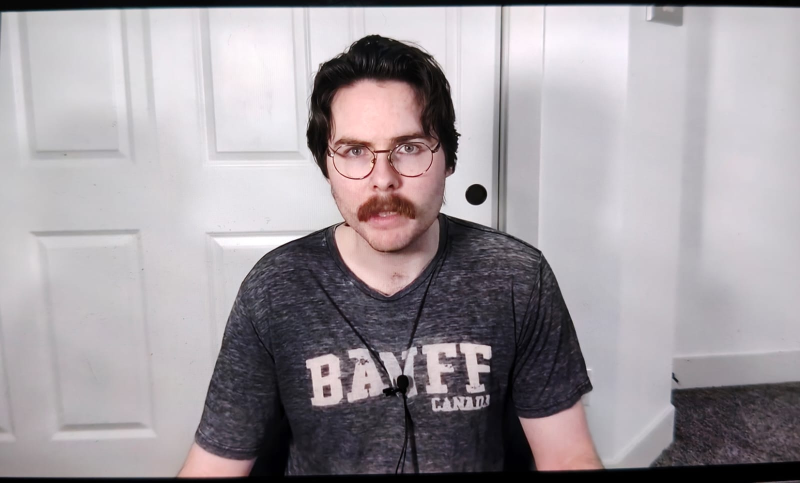
#> input picture data/fake/WhatsApp Image 2026-07-02 at 20.46.46 (1).jpeg, 1600 x 965 px (shown at 1/2 size)
$ python predict_calibrated.py 'data/fake/WhatsApp Image 2026-07-02 at 20.46.46 (1).jpeg'
#> lines starting #> are read from the running program, lines starting #| are printed output that depends on the picture; after the words box and inside, x2 and y2 are one past the last pixel; in counts of white or black regions, pixels touching at a corner belong together
### features.py
import numpy as np
from PIL import Image, ImageFilter
from scipy.ndimage import sobel

MAX_DIM = 512


def load_image(path):
    img = Image.open(path).convert("RGB")
#> img is the input picture: PIL image 1600x965 RGB; mean R, G, B 160.7, 154.3, 159.2
    w, h = img.size
#> w = 1600; h = 965
    scale = MAX_DIM / max(w, h)
#> scale = 0.32
    if scale < 1.0:
        img = img.resize((max(1, int(w * scale)), max(1, int(h * scale))), Image.BILINEAR)
#> img: PIL image 512x308 RGB
    rgb = np.asarray(img, dtype=np.uint8)
    gray = np.asarray(img.convert("L"), dtype=np.float32)
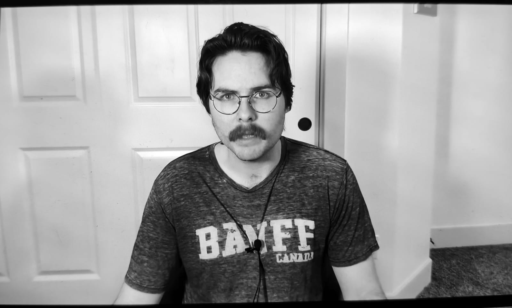
#> gray: shape (308, 512) float32; min 0, max 255, mean 156.7
    return gray, rgb


def pixel_grid_score(gray):

    gx = sobel(gray, axis=1)
    gy = sobel(gray, axis=0)

    vert = np.mean(np.abs(gx))
    hori = np.mean(np.abs(gy))

    fx = np.abs(np.fft.rfft(np.mean(np.abs(gx), axis=0)))
    fy = np.abs(np.fft.rfft(np.mean(np.abs(gy), axis=1)))

    fx[0] = 0
    fy[0] = 0

    peak = max(fx.max(), fy.max())
    avg = (fx.mean() + fy.mean()) / 2.0 + 1e-6

    score = peak / avg

    return float(np.clip((score - 5.0) / 15.0, 0.0, 1.0))

# [18 lines left out: function highlight_score, not called in this run]


def banding_score(rgb):
    gray = np.asarray(Image.fromarray(rgb).convert("L"), dtype=np.float32)

    blurred = np.asarray(Image.fromarray(gray.astype(np.uint8)).filter(ImageFilter.GaussianBlur(2)), dtype=np.float32)
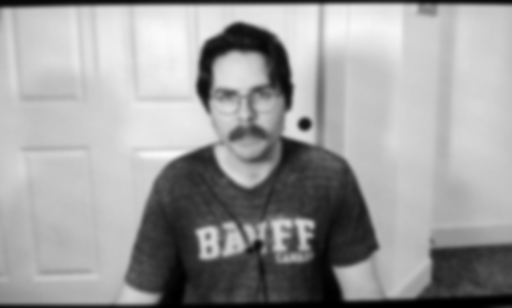
#> blurred: shape (308, 512) float32; min 0, max 250, mean 156.7
    local_var = (gray - blurred) ** 2
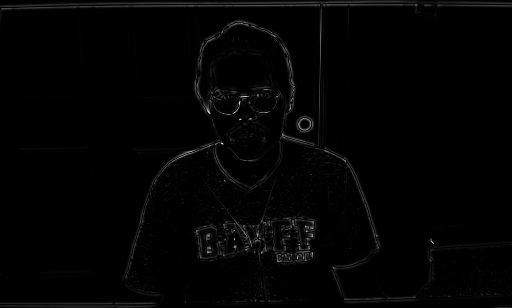
#> local_var: shape (308, 512) float32; min 0, max 10000, mean 127.9; drawn with min black and max white
    smooth_mask = local_var < np.percentile(local_var, 50)
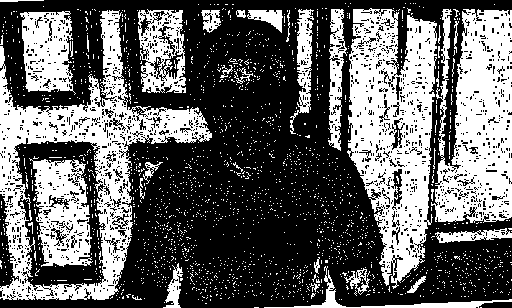
#> smooth_mask: shape (308, 512) bool; 39.2% white; 2002 white regions (1966 under 20 px), largest, box (x1, y1, x2, y2) and area: (0, 10, 212, 300) 15264, (347, 8, 437, 289) 14874, (431, 9, 512, 223) 11760

    if smooth_mask.sum() < 200:
        return 0.0

    gx = np.diff(gray, axis=1)
    gy = np.diff(gray, axis=0)
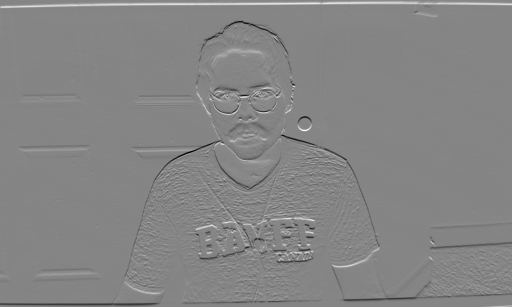
#> gy: shape (307, 512) float32; min -150, max 136, mean 0; drawn with min black and max white

    gx_mask = smooth_mask[:, :-1] & smooth_mask[:, 1:]
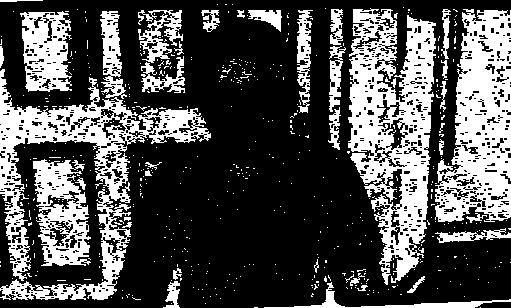
#> gx_mask: shape (308, 511) bool; 31.7% white; 578 white regions (539 under 20 px), largest, box (x1, y1, x2, y2) and area: (348, 8, 436, 285) 12781, (0, 69, 211, 300) 11205, (435, 9, 511, 222) 9873
    gy_mask = smooth_mask[:-1, :] & smooth_mask[1:, :]
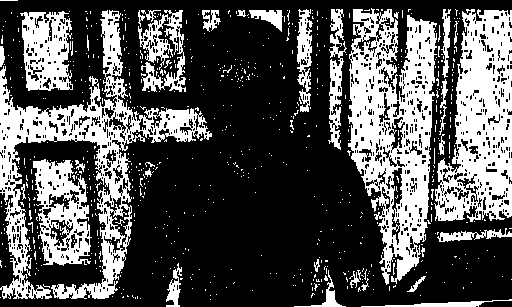
#> gy_mask: shape (307, 512) bool; 32.6% white; 720 white regions (685 under 20 px), largest, box (x1, y1, x2, y2) and area: (348, 8, 437, 285) 13129, (0, 10, 212, 299) 12638, (434, 9, 512, 222) 10113

    all_diffs = np.concatenate([gx[gx_mask], gy[gy_mask]])
    if all_diffs.size < 100:
        return 0.0

    exact_zero_frac = float(np.mean(all_diffs == 0))
#> exact_zero_frac = 0.683
    return float(np.clip((exact_zero_frac - 0.03) / 0.25, 0.0, 1.0))


def extract_features(path):
    gray, rgb = load_image(path)
    return {
        "banding": banding_score(rgb),
        "pixelgrid" : pixel_grid_score(gray),
    }
#> in pixel_grid_score, `vert = np.mean(np.abs(gx))`: vert = 24.38
#> in pixel_grid_score, `hori = np.mean(np.abs(gy))`: hori = 29.16
#> in pixel_grid_score, `fx = np.abs(np.fft.rfft(np.mean(np.abs(gx), axis=0)))`: fx = 257 values, max 12481.8 at index 0, min 1.9 at index 246, mean 252
#> in pixel_grid_score, `fy = np.abs(np.fft.rfft(np.mean(np.abs(gy), axis=1)))`: fy = 155 values, max 8981.6 at index 0, min 3.59 at index 154, mean 559.9
#> in pixel_grid_score, `peak = max(fx.max(), fy.max())`: peak = 6275.7
#> in pixel_grid_score, `avg = (fx.mean() + fy.mean()) / 2.0 + 1e-6`: avg = 352.7
#> in pixel_grid_score, `score = peak / avg`: score = 17.79

### predict_calibrated.py
import sys
from features import extract_features

COEF = {"banding": 0.507830,"pixelgrid" : -0.913214}
INTERCEPT = 0.341730
THRESHOLD = 0.514330


def predict(path):
    f = extract_features(path)
#> f = {'banding': 1, 'pixelgrid': 0.853}
    z = sum(COEF[k] * f[k] for k in COEF) + INTERCEPT
#> z = 0.0707
    prob = 1.0 / (1.0 + pow(2.718281828, -z))
#> prob = 0.518
    return prob


if __name__ == "__main__":
    if len(sys.argv) != 2:
        sys.exit(1)
    score = predict(sys.argv[1])
#> score = 0.518
    label = "SCREEN" if score >= THRESHOLD else "REAL"
#> label = 'SCREEN'
    print(f"{score:.4f}  ({label})")
#| 0.5177  (SCREEN)

$ run again, on data/fake/WhatsApp Image 2026-07-02 at 20.46.46 (3).jpeg
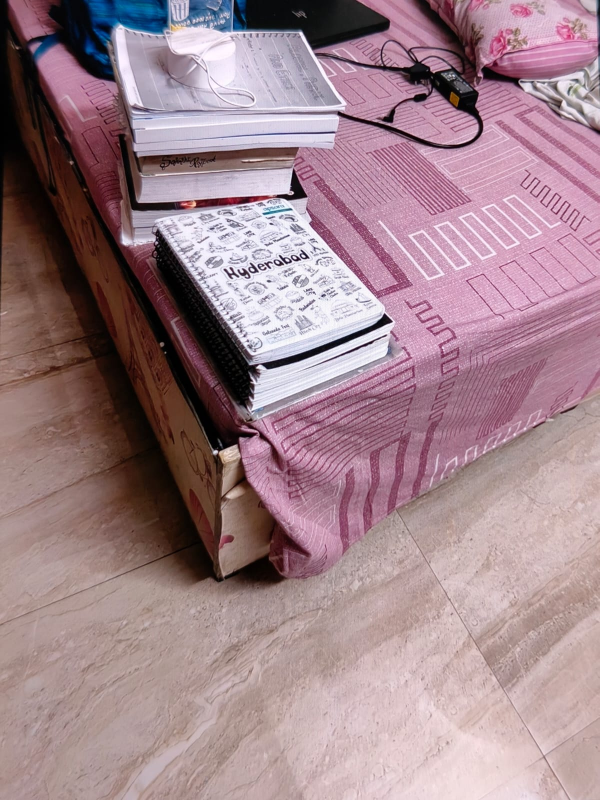
#> input picture data/fake/WhatsApp Image 2026-07-02 at 20.46.46 (3).jpeg, 1199 x 1600 px (shown at 1/2 size)
#> in load_image, img is the input picture: PIL image 1199x1600 RGB; mean R, G, B 159.4, 131.4, 139.1
#> img: PIL image 383x512 RGB
#> in banding_score, `smooth_mask = local_var < np.percentile(local_var, 50)`:
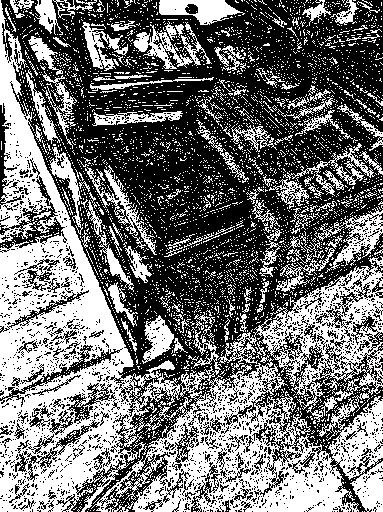
#> smooth_mask: shape (512, 383) bool; 44.5% white; 4262 white regions (4123 under 20 px), largest, box (x1, y1, x2, y2) and area: (0, 0, 383, 512) 57380, (314, 207, 383, 273) 1265, (159, 0, 245, 25) 1210
#> gx_mask: shape (512, 382) bool; 30.7% white; 2954 white regions (2782 under 20 px), largest, box (x1, y1, x2, y2) and area: (0, 3, 133, 512) 22721, (153, 406, 356, 512) 7112, (256, 266, 382, 364) 2547
#> in banding_score, `gy_mask = smooth_mask[:-1, :] & smooth_mask[1:, :]`:
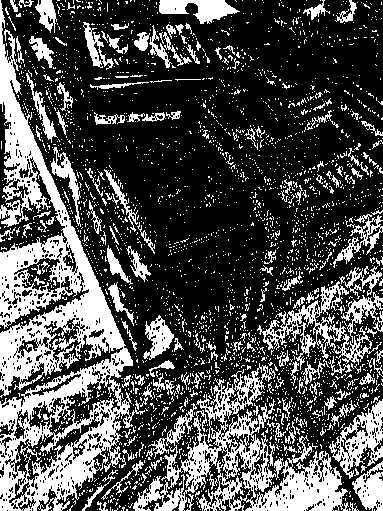
#> gy_mask: shape (511, 383) bool; 30.8% white; 2889 white regions (2713 under 20 px), largest, box (x1, y1, x2, y2) and area: (0, 0, 145, 511) 22964, (133, 363, 349, 511) 9551, (257, 281, 382, 370) 2291
#> exact_zero_frac = 0.205
#> vert = 36.04
#> hori = 43.33
#> fx = 192 values, max 13805.1 at index 0, min 4.55 at index 180, mean 169.1
#> fy = 257 values, max 22183.4 at index 0, min 9.61 at index 228, mean 303.4
#> peak = 6795
#> avg = 157.1
#> in pixel_grid_score, `score = peak / avg`: score = 43.24
#> f = {'banding': 0.702, 'pixelgrid': 1}
#> z = -0.215
#> prob = 0.446
#> label = 'REAL'
#| 0.4464  (REAL)

$ run again, on data/fake/WhatsApp Image 2026-07-02 at 20.46.47 (1).jpeg
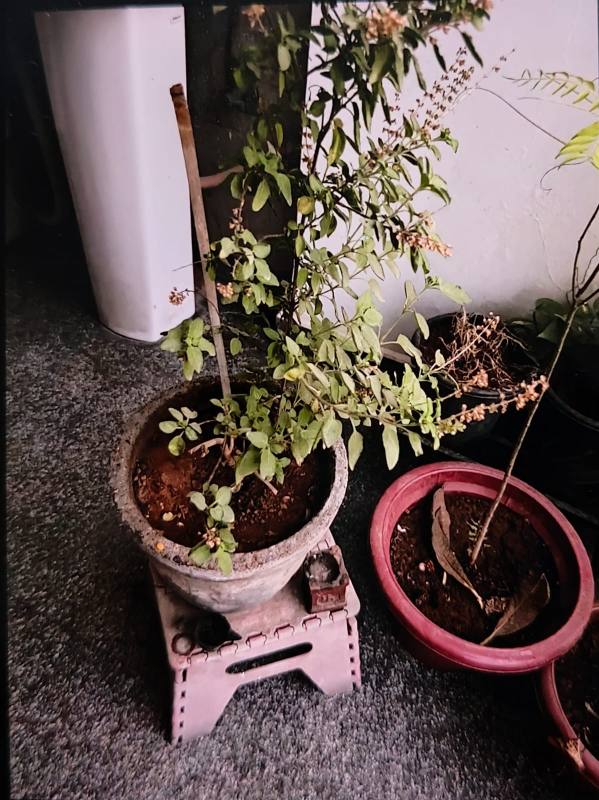
#> input picture data/fake/WhatsApp Image 2026-07-02 at 20.46.47 (1).jpeg, 1198 x 1600 px (shown at 1/2 size)
#> in load_image, img is the input picture: PIL image 1198x1600 RGB; mean R, G, B 100, 84.6, 81.8
#> img: PIL image 383x512 RGB
#> in banding_score, `smooth_mask = local_var < np.percentile(local_var, 50)`:
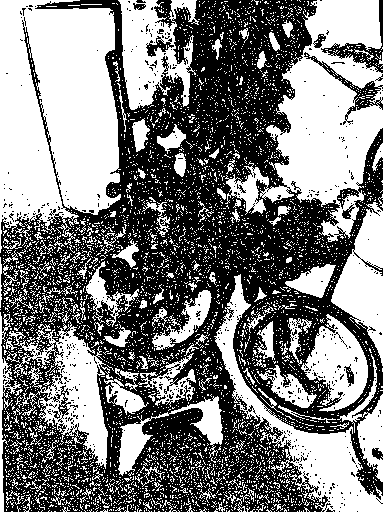
#> smooth_mask: shape (512, 383) bool; 49.1% white; 4863 white regions (4710 under 20 px), largest, box (x1, y1, x2, y2) and area: (0, 0, 121, 253) 23600, (225, 0, 383, 242) 16799, (214, 274, 383, 512) 7375
#> gx_mask: shape (512, 382) bool; 39.3% white; 2532 white regions (2449 under 20 px), largest, box (x1, y1, x2, y2) and area: (0, 0, 120, 226) 22622, (266, 55, 382, 205) 9847, (214, 275, 382, 512) 6293
#> gy_mask: shape (511, 383) bool; 40% white; 2618 white regions (2528 under 20 px), largest, box (x1, y1, x2, y2) and area: (0, 0, 121, 252) 22847, (266, 0, 383, 206) 13968, (215, 274, 383, 511) 6374
#> exact_zero_frac = 0.39
#> in pixel_grid_score, `gy = sobel(gray, axis=0)`:
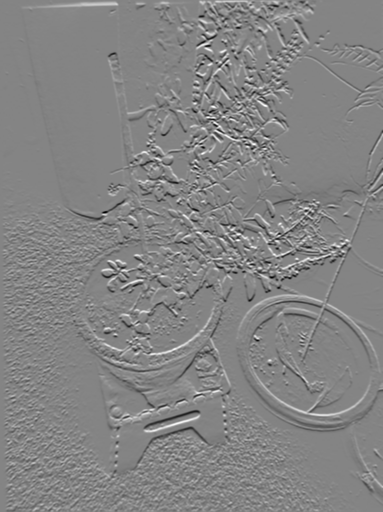
#> gy: shape (512, 383) float32; min -802, max 745, mean 0.2; drawn with min black and max white
#> vert = 72.12
#> hori = 57.79
#> fx = 192 values, max 27623.3 at index 0, min 7.54 at index 132, mean 405.6
#> fy = 257 values, max 29589.4 at index 0, min 8.4 at index 225, mean 305.9
#> peak = 8640
#> avg = 226.2
#> in pixel_grid_score, `score = peak / avg`: score = 38.19
#> f = {'banding': 1, 'pixelgrid': 1}
#> z = -0.0637
#> prob = 0.484
#> label = 'REAL'
#| 0.4841  (REAL)

$ run again, on data/fake/WhatsApp Image 2026-07-02 at 20.46.47 (2).jpeg
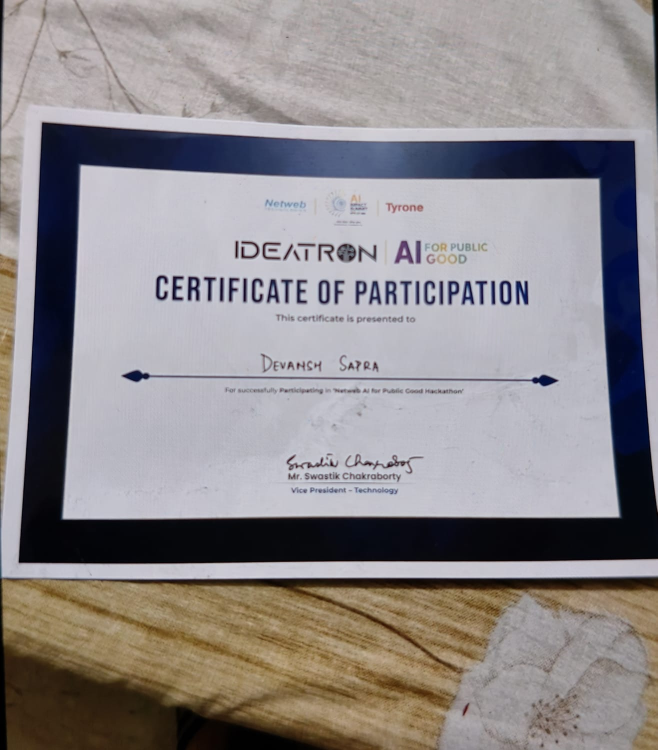
#> input picture data/fake/WhatsApp Image 2026-07-02 at 20.46.47 (2).jpeg, 1315 x 1500 px (shown at 1/2 size)
#> in load_image, img is the input picture: PIL image 1315x1500 RGB; mean R, G, B 142.3, 137.3, 138.8
#> img: PIL image 448x512 RGB
#> smooth_mask: shape (512, 448) bool; 47.6% white; 3668 white regions (3509 under 20 px), largest, box (x1, y1, x2, y2) and area: (47, 118, 417, 350) 54326, (18, 89, 448, 380) 23145, (268, 0, 445, 89) 5296
#> gx_mask: shape (512, 447) bool; 39.9% white; 2693 white regions (2617 under 20 px), largest, box (x1, y1, x2, y2) and area: (48, 118, 416, 350) 50630, (18, 89, 447, 380) 22317, (6, 451, 118, 512) 4099
#> in banding_score, `gy_mask = smooth_mask[:-1, :] & smooth_mask[1:, :]`:
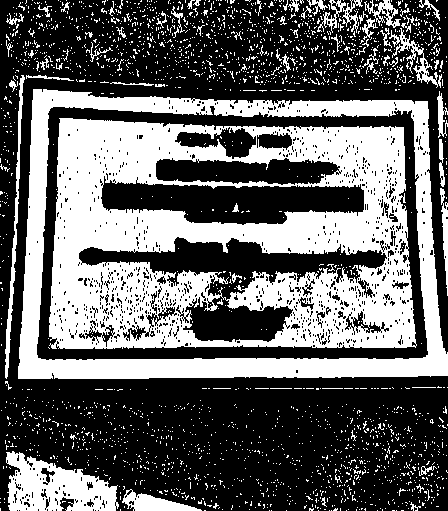
#> gy_mask: shape (511, 448) bool; 38.9% white; 2347 white regions (2278 under 20 px), largest, box (x1, y1, x2, y2) and area: (49, 118, 417, 349) 50151, (18, 89, 448, 379) 22094, (6, 451, 119, 511) 4045
#> exact_zero_frac = 0.582
#> vert = 24.94
#> hori = 33.91
#> fx = 225 values, max 11172 at index 0, min 2.79 at index 203, mean 280
#> fy = 257 values, max 17361.6 at index 0, min 5.87 at index 238, mean 958.1
#> peak = 4576.5
#> avg = 560.5
#> in pixel_grid_score, `score = peak / avg`: score = 8.17
#> f = {'banding': 1, 'pixelgrid': 0.211}
#> z = 0.657
#> prob = 0.659
#> label = 'SCREEN'
#| 0.6585  (SCREEN)
